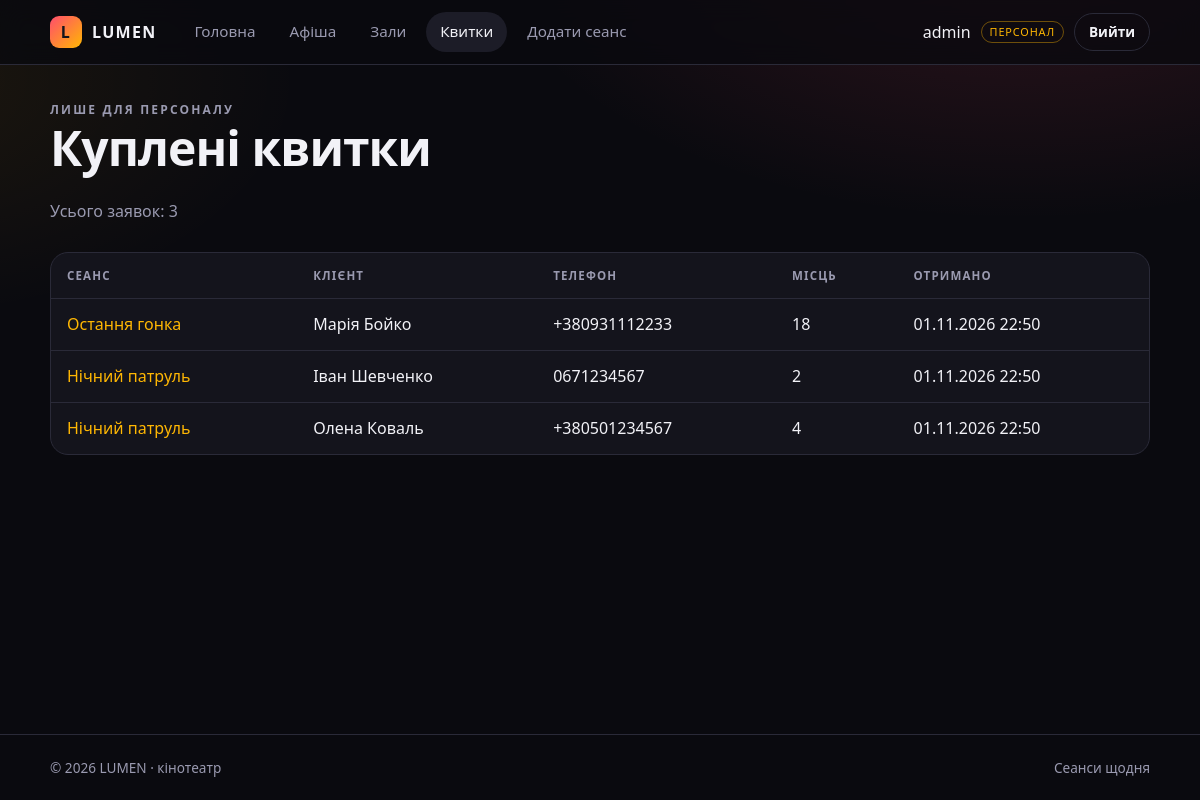
Screenshot of /tickets/ (signed in) with the database file from the repository.
### cinema/models.py (models this page shows, shortened)
class Ticket(models.Model):
    screening = models.ForeignKey(
        Screening, on_delete=models.CASCADE,
        related_name="tickets", verbose_name="Сеанс",
    )
    client_name = models.CharField("Ім'я клієнта", max_length=100)
    phone = models.CharField("Телефон", max_length=20)
    seats_count = models.PositiveIntegerField("Кількість квитків", default=1)
    created_at = models.DateTimeField("Створено", auto_now_add=True)
    class Meta:
        ordering = ["-created_at"]
        verbose_name = "Квиток"
        verbose_name_plural = "Квитки"

class Screening(models.Model):
    title = models.CharField("Назва фільму", max_length=150)
    description = models.TextField("Опис", blank=True)
    genre = models.ForeignKey(
        Genre, on_delete=models.PROTECT,
        related_name="screenings", verbose_name="Жанр",
    )
    hall = models.ForeignKey(
        Hall, on_delete=models.PROTECT,
        related_name="screenings", verbose_name="Зал",
    )
    start_time = models.DateTimeField("Початок сеансу")
    price = models.DecimalField("Ціна", max_digits=6, decimal_places=2)
    age_limit = models.PositiveIntegerField("Віковий ліміт", default=0)
    class Meta:
        ordering = ["start_time"]
        verbose_name = "Сеанс"
        verbose_name_plural = "Сеанси"

### cinema/views.py (the view)
# urls.py: path("tickets/", views.ticket_list, name="ticket_list"),
@staff_required
def ticket_list(request):
    tickets = Ticket.objects.select_related("screening")
    return render(request, "cinema/ticket_list.html", {"tickets": tickets})

### cinema/templates/cinema/ticket_list.html (shortened to what this page needs)
{% extends "base.html" %}
{% block content %}
<div class="page-head">
    <p class="eyebrow">Лише для персоналу</p>
    <h1>Куплені квитки</h1>
    <p>Усього заявок: {{ tickets|length }}</p>
</div>
<div class="table-wrap">
    <table>
        <thead>
            <tr><th>Сеанс</th><th>Клієнт</th><th>Телефон</th><th>Місць</th><th>Отримано</th></tr>
        </thead>
        <tbody>
            {% for t in tickets %}
            <tr>
                <td><a href="{% url 'cinema:screening_detail' t.screening.pk %}">{{ t.screening.title }}</a></td>
                <td>{{ t.client_name }}</td>
                <td>{{ t.phone }}</td>
                <td>{{ t.seats_count }}</td>
                <td>{{ t.created_at|date:"d.m.Y H:i" }}</td>
            </tr>
            {% empty %}
            <tr><td colspan="5" class="muted">Квитків поки немає.</td></tr>
            {% endfor %}
        </tbody>
    </table>
</div>
{% endblock %}

### templates/base.html (shortened to what this page needs)
{% load static %}
<!DOCTYPE html>
<html lang="uk">
<head>
    <link rel="stylesheet" href="{% static 'cinema/style.css' %}">
</head>
<body>
<header class="site-header">
    <nav class="container nav">
        {% with page=request.resolver_match.url_name %}
        <a class="brand" href="{% url 'cinema:home' %}"><span class="brand-mark">L</span>LUMEN</a>
        <a class="link{% if page == 'home' %} active{% endif %}" href="{% url 'cinema:home' %}">Головна</a>
        <a class="link{% if page in 'screening_list screening_detail ticket_create' %} active{% endif %}" href="{% url 'cinema:screening_list' %}">Афіша</a>
        <a class="link{% if page in 'hall_list hall_detail' %} active{% endif %}" href="{% url 'cinema:hall_list' %}">Зали</a>
        {% if user.is_staff %}
            <a class="link{% if page == 'ticket_list' %} active{% endif %}" href="{% url 'cinema:ticket_list' %}">Квитки</a>
            <a class="link{% if page == 'screening_create' %} active{% endif %}" href="{% url 'cinema:screening_create' %}">Додати сеанс</a>
        {% endif %}
        {% endwith %}
        {% if user.is_authenticated %}
            <div class="user-box">
                <span>{{ user.username }}</span>
                {% if user.is_staff %}<span class="role">персонал</span>{% endif %}
                <form method="post" action="{% url 'accounts:logout' %}">
                    <button type="submit" class="btn btn-ghost btn-sm">Вийти</button>
                </form>
            </div>
        {% else %}
            <a class="link" href="{% url 'accounts:login' %}">Увійти</a>
            <a class="btn btn-sm" href="{% url 'accounts:register' %}">Реєстрація</a>
        {% endif %}
    </nav>
</header>
<main class="container">
    {% block content %}{% endblock %}
</main>
<footer class="site-footer">
    <div class="container">
        <span>© {% now "Y" %} LUMEN · кінотеатр</span>
        <span>Сеанси щодня</span>
    </div>
</footer>
</body>
</html>

### cinema/static/cinema/style.css (style rules this page uses)
:root { --bg: #0a0a0f; --surface: #14141c; --surface-2: #1c1c27; --line: #2a2a38; --text: #f2f2f7; --muted: #9a9ab0; --accent: #ff4d6d; --accent-2: #ffb703; --ok: #3ddc97; color-scheme: dark; }
* { box-sizing: border-box; }
html { scroll-behavior: smooth; }
body { margin: 0; min-height: 100vh; display: flex; flex-direction: column; font-family: "Segoe UI", system-ui, -apple-system, Roboto, sans-serif; line-height: 1.55; color: var(--text); background-color: var(--bg); background-image: radial-gradient(900px 500px at 85% -10%, rgba(255, 77, 109, .16), transparent 60%), radial-gradient(700px 400px at -10% 10%, rgba(255, 183, 3, .08), transparent 60%); background-repeat: no-repeat; }
a { color: inherit; }
h1, h2, h3 { line-height: 1.15; margin: 0 0 .5em; }
h1 { font-size: clamp(2rem, 4vw, 3rem); letter-spacing: -.02em; }
p { margin: 0 0 1em; }
.container { width: min(1100px, 100% - 32px); margin-inline: auto; }
main.container { flex: 1; padding: 36px 0 64px; }
.site-header { position: sticky; top: 0; z-index: 20; background: rgba(10, 10, 15, .78); backdrop-filter: blur(12px); border-bottom: 1px solid var(--line); }
.nav { display: flex; align-items: center; gap: 6px; min-height: 64px; flex-wrap: wrap; padding: 6px 0; }
.brand { display: flex; align-items: center; gap: 10px; font-weight: 800; letter-spacing: .08em; text-decoration: none; margin-right: 18px; }
.brand-mark { width: 32px; height: 32px; border-radius: 9px; display: grid; place-items: center; background: linear-gradient(135deg, var(--accent), var(--accent-2)); color: #14141c; font-weight: 900; }
.nav a.link { color: var(--muted); text-decoration: none; padding: 8px 14px; border-radius: 999px; font-size: .95rem; transition: .15s; }
.nav a.link:hover, .nav a.link.active { color: var(--text); background: var(--surface-2); }
.user-box { display: flex; align-items: center; gap: 10px; }
.user-box form { margin: 0; }
.role { font-size: .68rem; text-transform: uppercase; letter-spacing: .08em; color: var(--accent-2); border: 1px solid rgba(255, 183, 3, .4); padding: 2px 8px; border-radius: 999px; }
.btn { display: inline-flex; align-items: center; justify-content: center; gap: 8px; border: 0; cursor: pointer; font: inherit; font-weight: 600; font-size: .95rem; color: #fff; text-decoration: none; padding: 11px 22px; border-radius: 999px; background: linear-gradient(135deg, var(--accent), #ff7a45); box-shadow: 0 8px 24px -10px rgba(255, 77, 109, .8); transition: transform .15s, box-shadow .15s; }
.btn-ghost { background: transparent; color: var(--text); box-shadow: none; border: 1px solid var(--line); }
.btn-sm { padding: 7px 14px; font-size: .85rem; }
.eyebrow { font-size: .75rem; letter-spacing: .18em; text-transform: uppercase; color: var(--accent-2); font-weight: 700; margin-bottom: 14px; }
.page-head { margin-bottom: 28px; }
.page-head p { color: var(--muted); margin: 0; }
.table-wrap { overflow-x: auto; background: var(--surface); border: 1px solid var(--line); border-radius: 18px; }
table { width: 100%; border-collapse: collapse; min-width: 640px; }
th { text-align: left; font-size: .72rem; letter-spacing: .1em; text-transform: uppercase; color: var(--muted); padding: 14px 16px; border-bottom: 1px solid var(--line); }
td { padding: 13px 16px; border-bottom: 1px solid var(--line); }
tr:last-child td { border-bottom: 0; }
td a { text-decoration: none; color: var(--accent-2); }
.site-footer { border-top: 1px solid var(--line); color: var(--muted); font-size: .85rem; padding: 22px 0; }
.site-footer .container { display: flex; justify-content: space-between; gap: 12px; flex-wrap: wrap; }

### rows the page displays
Ticket: screening "Остання гонка", client_name "Марія Бойко", phone "+380931112233", seats_count "18", created_at "01.11.2026 22:50"
Ticket: screening "Нічний патруль", client_name "Іван Шевченко", phone "0671234567", seats_count "2", created_at "01.11.2026 22:50"
Ticket: screening "Нічний патруль", client_name "Олена Коваль", phone "+380501234567", seats_count "4", created_at "01.11.2026 22:50"

### other values shown
{{ user.username }} "admin"
{{ tickets|length }} "3"
